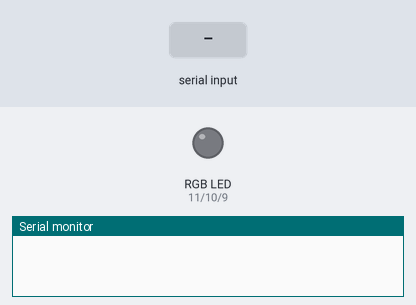
The sketch below on a simulated Arduino Uno, built with avr-gcc and run on an emulated ATmega328P. Shown: an RGB LED mixed from three pins (HIGH = lit), the last lines printed to the serial monitor. The inputs (shaded band) are chosen by the test bench. Dim RGB values are drawn brighter than linear.

Above: at 1.2 s.
1.3 s: "r90\n" received over Serial
At 2.3 s:
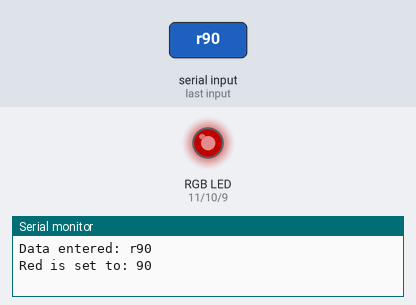
2.9 s: "g90\n" received over Serial
At 3.5 s:
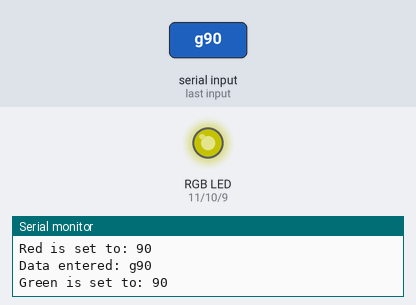
4.5 s: "r,45\n" received over Serial
At 5.8 s:
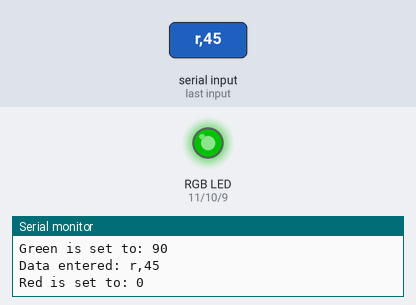
6.1 s: "b90\n" received over Serial
At 7.1 s:
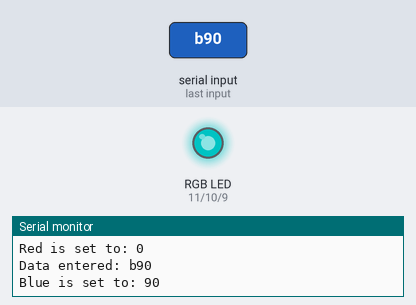
7.7 s: "R90\n" received over Serial
At 8.3 s:
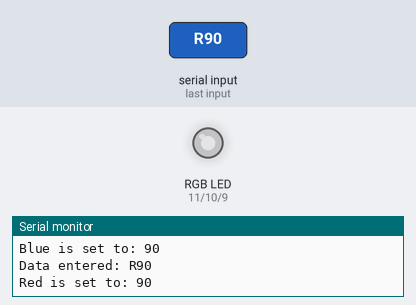
9.3 s: "g,45\n" received over Serial
At 10.8 s:
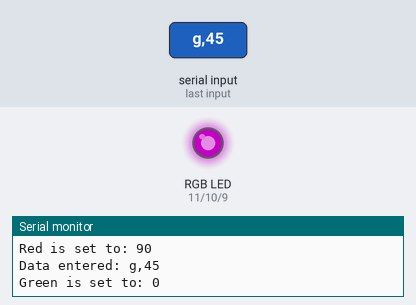
Timing chart, 0 to 11.9 s (numbered marks = the images above; inputs shaded):
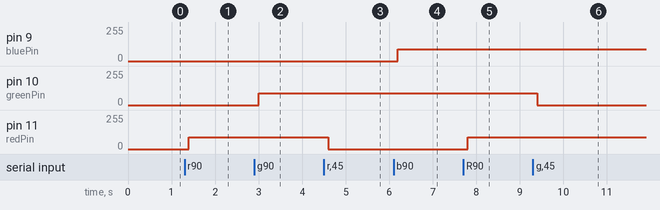

Measured:
- after the input at 1.3 s, pin 11 (redPin): 0/255 → 90/255 after 0.10 s
- after the input at 2.9 s, pin 10 (greenPin): 0/255 → 90/255 after 0.10 s
- after the input at 4.5 s, pin 11 (redPin): 90/255 → 0/255 after 0.10 s
- after the input at 6.1 s, pin 9 (bluePin): 0/255 → 90/255 after 0.10 s
- after the input at 7.7 s, pin 11 (redPin): 0/255 → 90/255 after 0.10 s
- after the input at 9.3 s, pin 10 (greenPin): 90/255 → 0/255 after 0.10 s

The sketch:

10.Mood_lamp_controle_serial.ino
```cpp
// Projeto 10 - Mood lamp com controle serial

char buffer[18];
byte red, green, blue;

byte redPin = 11;
byte greenPin = 10;
byte bluePin = 9;

void setup()
{
  Serial.begin(9600); // taxa de transmissão de pulsos por seg
  Serial.flush();

  pinMode(redPin, OUTPUT);
  pinMode(greenPin, OUTPUT);
  pinMode(bluePin, OUTPUT);
}

void loop()
{
  if(Serial.available() > 0)
  {
    byte index = 0;
    delay(100); // espera o buffer encher

    int numChar = Serial.available();
    if(numChar > 15)
      numChar = 15;

    while(numChar--)
      buffer[index++] = Serial.read();

    splitString(buffer);
  }
}

void splitString(char* data)
{
  Serial.print("Data entered: ");
  Serial.println(data);
  char* parameter;

  // str-token: divide "data" nos tokens dados (" " e ",")
  parameter = strtok (data, " ,");
  while(parameter != NULL)
  {
    setLED(parameter);
    // passando um ponteiro NULL, strtok continua na prox secao da string
    parameter = strtok (NULL, ", ");
  }

  // Limpa o texto e buffers seriais
  for(int i=0; i<16; i++)
    buffer[i] = '\0';
  Serial.flush();
}

void setLED(char* data)
{
  if((data[0] == 'r') || (data[0] == 'R'))
  {
    // strtol: string (first arg) para long int, usando base 10
    int Ans = strtol(data+1, NULL, 10);
    Ans = constrain(Ans, 0, 255); // garante que Ans esteja entre 0 e 255
    analogWrite(redPin, Ans);
    Serial.print("Red is set to: ");
    Serial.println(Ans);
  }

  if((data[0] == 'g') || (data[0] == 'G'))
  {
    int Ans = strtol(data+1, NULL, 10);
    Ans = constrain(Ans, 0, 255);
    analogWrite(greenPin, Ans);
    Serial.print("Green is set to: ");
    Serial.println(Ans);
  }

  if((data[0] == 'b') || (data[0] == 'B'))
  {
    int Ans = strtol(data+1, NULL, 10);
    Ans = constrain(Ans, 0, 255);
    analogWrite(bluePin, Ans);
    Serial.print("Blue is set to: ");
    Serial.println(Ans);
  }
}
```
